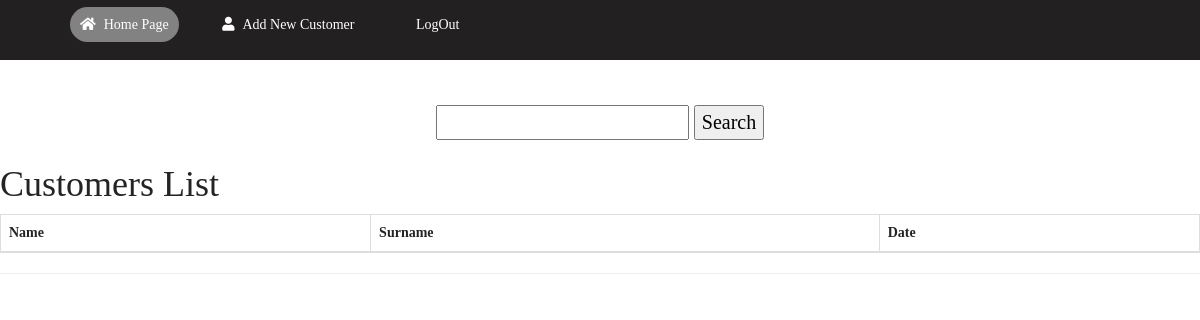
/core/, run on an earlier commit of the app's database.
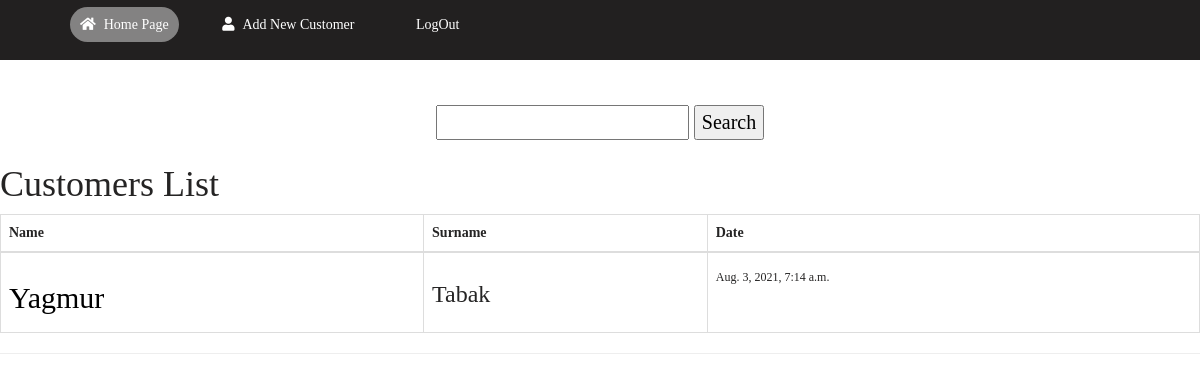
And on a later commit of the database.
### core/models.py (models this page shows, shortened)
class NewCustomer(models.Model):
    name = models.CharField(max_length=20)
    surname  = models.CharField(max_length=20)
    tc = models.CharField(max_length=11,null=True, unique=True)
    city = models.CharField(max_length=15,null=True)
    district = models.CharField(max_length=15,null=True)
    telephone = models.CharField(max_length=11,null=True,unique=True)
    date= models.DateTimeField(auto_now_add=True)

### core/views.py (the view, shortened to what this page needs)
# urls.py: path('',customerListView.as_view(), name="list"),
class customerListView(ListView):
    template_name= 'list.html'
    model = NewCustomer
    context_object_name='allcustomers'
    paginate_by = 5
    def get_queryset(self):
        word = self.request.GET.get("word")
        return NewCustomer.objects.all().order_by('-date')

### templates/list.html (shortened to what this page needs)
{% extends "base.html" %}
{% block body %}
{% load static %}
<head>
    <link rel="stylesheet" type="text/css" href="{% static 'main.css' %}?{% now 'U'%}">
    <link rel="stylesheet" href="https://cdnjs.cloudflare.com/ajax/libs/font-awesome/5.15.3/css/all.min.css">
    <link rel="stylesheet" href="https://maxcdn.bootstrapcdn.com/bootstrap/3.4.1/css/bootstrap.min.css">
</head>
<body>
    <div class="header">
        <div class="left-header">
            <ul>
                <li class="active"><a href="/"><i class="fa fa-home" aria-hidden="true"></i>Home Page</a></a></li>
                <li class="#"><a href="core/create"><i class="fa fa-user" aria-hidden="true"></i>Add New Customer</a></a></li>
                <li class="#"><a href="{% url 'logout' %}">LogOut</a></a></li>
            </ul>
        </div>
        <br><br>
        <div class="mid-header">
            <form method='GET'>
                <input type='text' name='word' value='{{ request.GET.word }}'>
                <input class="button" type='submit' value="Search">
        </div>
    </div>
    <div class="header">
        <h1>Customers List</h1>
        <table class="table table-bordered">
            <thead>
                <tr>
                    <th>Name</th>
                    <th>Surname</th>
                    <th>Date</th>
                </tr>
            </thead>
            <tbody>
                {% for NewCustomer in allcustomers %}
                <tr>
                    <td>
                        <h2><a href="detail/{{ NewCustomer.id }}" style="color:black">{{ NewCustomer.name }}</a></h2>
                    </td>
                    <td>
                        <h3>{{ NewCustomer.surname }}</h3>
                    </td>
                    <td>
                        <h6>{{ NewCustomer.date }}</h6>
                    </td>
                </tr>
                {% endfor %}
            </tbody>
        </table>
    </div>
    <hr>
</body>
{% endblock %}

What changed in the data, as far as the page shows it:
added NewCustomer: name "Yagmur", surname "Tabak", date "Aug. 3, 2021, 7:14 a.m."
